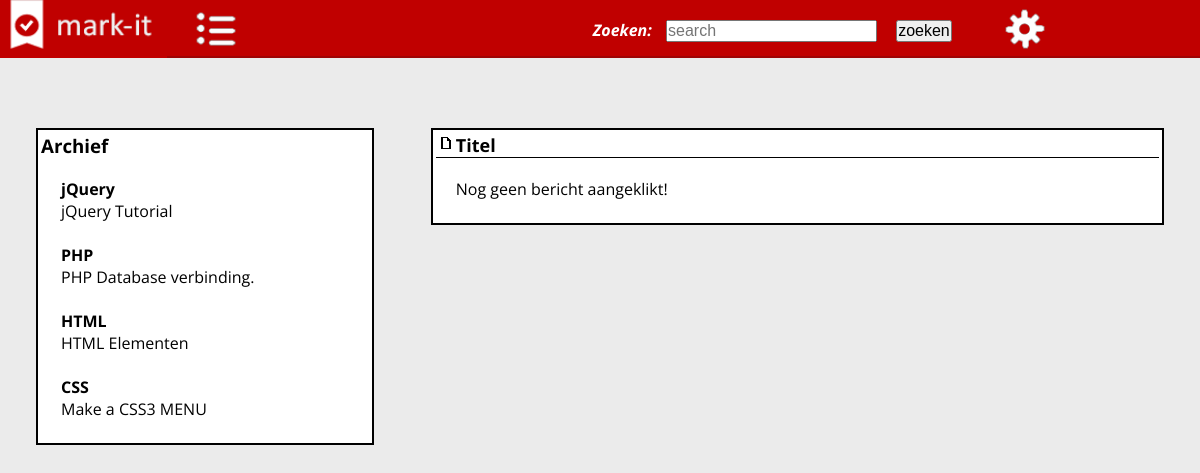
The app's page /article.php with its own data.
### tables this page shows
CREATE TABLE IF NOT EXISTS `tuts` (
  `id` int(11) NOT NULL AUTO_INCREMENT,
  `titel` varchar(255) DEFAULT NULL,
  `bericht` text,
  `type` int(11) DEFAULT NULL,
  `videolink` varchar(255) DEFAULT NULL,
  `afbeelding` varchar(255) DEFAULT NULL,
  `auteur` varchar(255) DEFAULT NULL,
  PRIMARY KEY (`id`)
);

### article.php (the view, shortened to what this page needs)
<?php
require("./template/header.php");
?>
	<div class="wrapper">
		<div class="rij1-1">
			<div class="tutorials">
		 		<h3>Archief</h3>
		 		<?php
				echo'<section class="tekst">';
			$sql = $mysqli->query("SELECT * FROM tuts WHERE type = 4") or die('error');
			if(mysqli_num_rows($sql) > 0)
			{
			echo'<dt><b>jQuery</b></dt>';
				while($row = mysqli_fetch_object($sql))
				{
				echo'<dl>';
				if($row->type == '4')
				{
		 				echo'<dd><a href="./article.php?id='.$row->id.'">'.$row->titel.'</a></dd>';
				}
				echo'</dl>';
				}
				}
				echo'<br>';
				$sql = $mysqli->query("SELECT * FROM tuts WHERE type = 3") or die('error');
			if(mysqli_num_rows($sql) > 0)
			{
		 		echo'<dt><b>PHP</b></dt>';
				while($row = mysqli_fetch_object($sql))
				{
               echo'<dl>';
				if($row->type == '3')
				{
		 				echo'<dd><a href="./article.php?id='.$row->id.'">'.$row->titel.'</a></dd>';
				}
				echo'</dl>';
				}
				}
				echo'<br>';
				$sql = $mysqli->query("SELECT * FROM tuts WHERE type = 1") or die('error');
			if(mysqli_num_rows($sql) > 0)
			{
			echo'<dt><b>HTML</b></dt>';
				while($row = mysqli_fetch_object($sql))
				{
				echo'<dl>';
				if($row->type == '1')
				{
		 				echo'<dd><a href="./article.php?id='.$row->id.'">'.$row->titel.'</a></dd>';
				}
				echo'</dl>';
				}
				}
				echo'<br>';
				$sql = $mysqli->query("SELECT * FROM tuts WHERE type = 2") or die('error');
			if(mysqli_num_rows($sql) > 0)
			{
			echo'<dt><b>CSS</b></dt>';
				while($row = mysqli_fetch_object($sql))
				{
					echo'<dl>';
				if($row->type == '2')
				{
		 				echo'<dd><a href="./article.php?id='.$row->id.'">'.$row->titel.'</a></dd>';
				}
				echo'</dl>';
		 		echo'</section>';
				}
				}
				?>
			</div>
		</div>
		<div class="rij2-2">
			<div class="fotos">
			<?php if(isset($_GET['id']))
			{
			    $id = Security($_GET['id']);
				$sql = $mysqli->query("SELECT * FROM tuts WHERE id = '".$id."' LIMIT 1");
				$row = mysqli_fetch_object($sql);
		 		echo'<h2>'.$row->titel.'</h2>';
				if(trim($row->videolink))
			{
			echo '<center><iframe width="532" height="315" src="'.$row->videolink.'" frameborder="0" allowfullscreen></iframe></center>';
			}
			else
			{
			echo '<div class="image"><center><img src="'.$row->afbeelding.'" style="width:200px;" alt="'.$row->titel.'"></center>	</div>';
			}
		 		echo'<div style="margin-left:100px;"><section class="tekst">'.$row->bericht.'</section></div>';
			}
			else
			{
			echo'<h2>Titel</h2>';
		 		echo'<section class="tekst">Nog geen bericht aangeklikt!</section>';
			}
			?>
			</div>
			</div>
	</div>
</body></html>

### template/header.php (shortened to what this page needs)
<html><head>
	<link rel="stylesheet" href="css/style.css">
</head>
<body>
	<header class="top-fixed">
		<nav class="menu">
		<img class="banner" src="img/web-icons/header.PNG">
			<div class="top-left">
				<span class="menu-icon">
				<a href="./index.php">	<img class="top" src="img/icons/mnu.png">
					<img class="bottom" src="img/icons/mnu-hover.png"></a>
				</span>
				<form action="./zoekresultaten.php" method="get">
				<div class="search">
					<label for="mysearch"><cite>Zoeken:</cite></label>
					<input id="mysearch" name="zoek" type="search" placeholder="search">
					<input type = "submit" name="submit" id="submit" value="zoeken">
				</div>
                </form>
				</div>
			<div class="top-right">
				<span class="optie-icon">
				<?php if(!isset($_SESSION['userdata']))
					{
					echo'<a href="./inloggen.php"><img class="after" src="img/icons/opties-hover.png"></a>';
					}
					else
					{
					echo'<img class="before" src="img/icons/opties.png">';
					echo'<a href="./admin.php"><img class="after" src="img/icons/opties-hover.png"></a>';
					}
					?>
				</span>
			</div>
		</nav>
	</header>

### css/style.css (style rules this page uses)
* { margin: 0; padding:0; }
body { background-color: #ebebeb; margin: auto; font-family: 'Open Sans', sans-serif; }
a { text-decoration: none; color: black; }
.top-fixed { width: 100%; height: 56px; background-color: rgba(192,0,0,1); border-bottom: solid 2px rgba(21,24,26,0.2); z-index: 40; top: 0; }
.top-fixed img { height: 58px; }
nav.menu { width: 100%; margin: auto; clear: both; }
.top-left { width: 30%; height: 60px; margin-left: 10px; float: left; }
.menu-icon { position: relative; left: 10px; top: 0; height: 40px; width: 40px; }
.menu-icon img { position: absolute; -webkit-transition: opacity 0.1s ease-in-out; -moz-transition: opacity 0.1s ease-in-out; -o-transition: opacity 0.1s ease-in-out; transition: opacity 0.1s ease-in-out; }
.banner { float: left; }
.top-right { width: 20%; height: 60px; margin-right: 12%; float: right; }
.optie-icon { float: right; position: relative; height: 60px; width: 60px; }
.optie-icon img { position: absolute; -webkit-transition: opacity 0.1s ease-in-out; -moz-transition: opacity 0.1s ease-in-out; -o-transition: opacity 0.1s ease-in-out; transition: opacity 0.1s ease-in-out; }
.wrapper { width: 94%; height: 800px; margin: auto; padding-top: 70px; }
form { width: 780px; height: 500px; }
input { margin: 10px 5px 5px 10px; font-size: 16px; }
.tutorials { -webkit-column-count:1; -moz-column-count:1; column-count:1; margin-bottom: 10px; border: 2px solid #000000; padding: 3px; background-color: white; }
.fotos { -webkit-column-count:1; -moz-column-count:1; column-count:1; margin-bottom: 10px; border: 2px solid #000000; padding: 3px; background-color: white; }
h2 { font-size: 18px; vertical-align: top; text-align: left; width: auto; border-bottom: 1px solid #000000; margin-bottom: 5px; }
h2:before { content: url('../img/add/doc2.png'); vertical-align: top; }
section.tekst { margin: 20px; }
.search { float: right; margin-top: 10px; }
.search cite { color: white; font-weight: bold; }
.rij1-1 { width:30%; height:auto; float: left; margin-right: 5%; }
.rij2-2 { width:65%; height:auto; float:left; }

### records on screen
tuts: titel "jQuery Tutorial"
tuts: titel "PHP Database verbinding."
tuts: titel "HTML Elementen"
tuts: titel "Make a CSS3 MENU"
